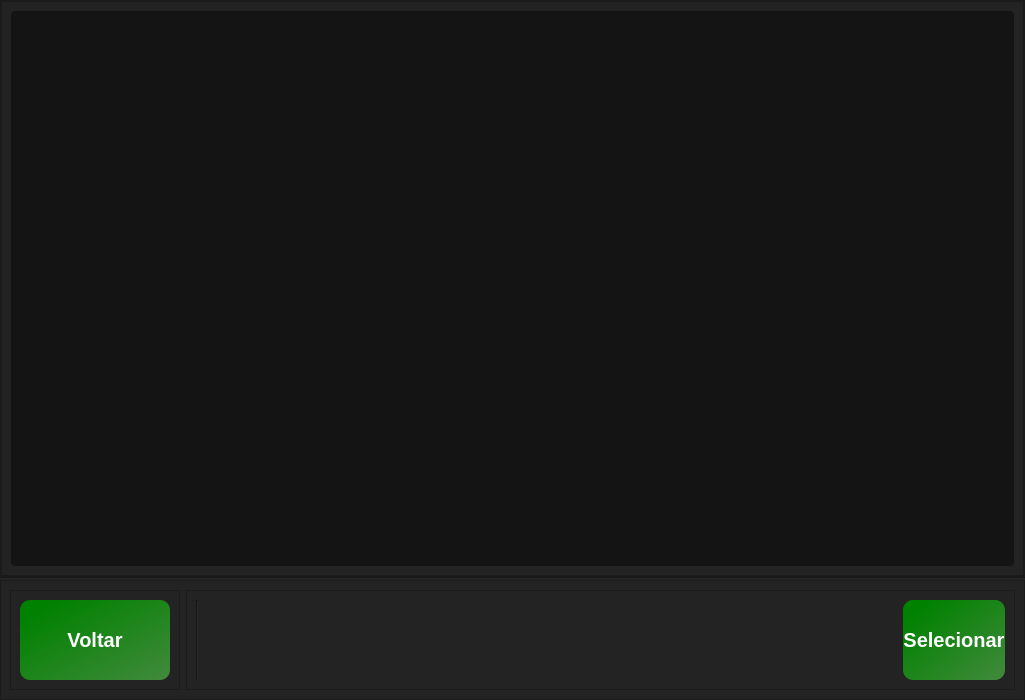
<?xml version="1.0" encoding="UTF-8"?>
<ui version="4.0">
 <class>MainWindow</class>
 <widget class="QMainWindow" name="MainWindow">
  <property name="geometry">
   <rect>
    <x>0</x>
    <y>0</y>
    <width>1025</width>
    <height>700</height>
   </rect>
  </property>
  <property name="minimumSize">
   <size>
    <width>1025</width>
    <height>700</height>
   </size>
  </property>
  <property name="maximumSize">
   <size>
    <width>1025</width>
    <height>700</height>
   </size>
  </property>
  <property name="windowTitle">
   <string>Selecionar alunos</string>
  </property>
  <property name="windowIcon">
   <iconset>
    <normaloff>../../Icons/aluno_icon-removebg-preview.png</normaloff>../../Icons/aluno_icon-removebg-preview.png</iconset>
  </property>
  <property name="styleSheet">
   <string notr="true">background-color: rgb(35, 35,35);</string>
  </property>
  <widget class="QWidget" name="centralwidget">
   <property name="styleSheet">
    <string notr="true">background-color: rgb(35, 35,35);</string>
   </property>
   <layout class="QVBoxLayout" name="verticalLayout">
    <property name="spacing">
     <number>0</number>
    </property>
    <property name="leftMargin">
     <number>0</number>
    </property>
    <property name="topMargin">
     <number>0</number>
    </property>
    <property name="rightMargin">
     <number>0</number>
    </property>
    <property name="bottomMargin">
     <number>0</number>
    </property>
    <item>
     <widget class="QFrame" name="frame_2">
      <property name="styleSheet">
       <string notr="true">background-color: rgb(35, 35,35);</string>
      </property>
      <property name="frameShape">
       <enum>QFrame::StyledPanel</enum>
      </property>
      <property name="frameShadow">
       <enum>QFrame::Raised</enum>
      </property>
      <layout class="QHBoxLayout" name="horizontalLayout">
       <property name="spacing">
        <number>0</number>
       </property>
       <property name="leftMargin">
        <number>0</number>
       </property>
       <property name="topMargin">
        <number>0</number>
       </property>
       <property name="rightMargin">
        <number>0</number>
       </property>
       <property name="bottomMargin">
        <number>0</number>
       </property>
       <item>
        <widget class="QFrame" name="frame_4">
         <property name="styleSheet">
          <string notr="true">background-color: rgb(35, 35,35);</string>
         </property>
         <property name="frameShape">
          <enum>QFrame::StyledPanel</enum>
         </property>
         <property name="frameShadow">
          <enum>QFrame::Raised</enum>
         </property>
         <layout class="QVBoxLayout" name="verticalLayout_4">
          <item>
           <widget class="QTableWidget" name="tabelaAlunos">
            <property name="maximumSize">
             <size>
              <width>1025</width>
              <height>16777215</height>
             </size>
            </property>
            <property name="font">
             <font>
              <pointsize>-1</pointsize>
              <weight>75</weight>
              <bold>true</bold>
             </font>
            </property>
            <property name="styleSheet">
             <string notr="true">QTableWidget{
background-color: rgb(20, 20, 20);
border-radius:4px;
font-size:18px;

font-weight:bold;
color: rgb(255, 255, 255);

}

QHeaderView::section {
    background-color: rgb(255, 255, 255);
    border: none;
    height: 32px;
}

QTableView::item:selected{
	
	background-color: qlineargradient(spread:pad, x1:0, y1:0.017, x2:1, y2:1, stop:0.448864 rgba(52, 111, 25, 255), stop:1 rgba(43, 84, 36, 255));
}</string>
            </property>
            <property name="editTriggers">
             <set>QAbstractItemView::NoEditTriggers</set>
            </property>
            <property name="selectionMode">
             <enum>QAbstractItemView::ExtendedSelection</enum>
            </property>
            <property name="selectionBehavior">
             <enum>QAbstractItemView::SelectRows</enum>
            </property>
            <property name="showGrid">
             <bool>true</bool>
            </property>
            <attribute name="horizontalHeaderDefaultSectionSize">
             <number>110</number>
            </attribute>
            <attribute name="horizontalHeaderMinimumSectionSize">
             <number>110</number>
            </attribute>
            <attribute name="verticalHeaderVisible">
             <bool>false</bool>
            </attribute>
           </widget>
          </item>
         </layout>
        </widget>
       </item>
      </layout>
     </widget>
    </item>
    <item>
     <widget class="Line" name="line">
      <property name="styleSheet">
       <string notr="true">background-color: rgb(35, 35,35);</string>
      </property>
      <property name="orientation">
       <enum>Qt::Horizontal</enum>
      </property>
     </widget>
    </item>
    <item>
     <widget class="QFrame" name="frame">
      <property name="maximumSize">
       <size>
        <width>9898989</width>
        <height>120</height>
       </size>
      </property>
      <property name="styleSheet">
       <string notr="true">background-color: rgb(35, 35,35);</string>
      </property>
      <property name="frameShape">
       <enum>QFrame::StyledPanel</enum>
      </property>
      <property name="frameShadow">
       <enum>QFrame::Raised</enum>
      </property>
      <layout class="QHBoxLayout" name="horizontalLayout_2">
       <item>
        <widget class="QFrame" name="frame_5">
         <property name="maximumSize">
          <size>
           <width>200</width>
           <height>16777215</height>
          </size>
         </property>
         <property name="styleSheet">
          <string notr="true">background-color: rgb(35, 35,35);</string>
         </property>
         <property name="frameShape">
          <enum>QFrame::StyledPanel</enum>
         </property>
         <property name="frameShadow">
          <enum>QFrame::Raised</enum>
         </property>
         <layout class="QVBoxLayout" name="verticalLayout_2">
          <item>
           <widget class="QPushButton" name="btn_fechar">
            <property name="minimumSize">
             <size>
              <width>150</width>
              <height>80</height>
             </size>
            </property>
            <property name="maximumSize">
             <size>
              <width>150</width>
              <height>16777215</height>
             </size>
            </property>
            <property name="font">
             <font>
              <pointsize>-1</pointsize>
              <weight>75</weight>
              <bold>true</bold>
             </font>
            </property>
            <property name="toolTip">
             <string>&lt;html&gt;&lt;head/&gt;&lt;body&gt;&lt;p&gt;&lt;br/&gt;&lt;/p&gt;&lt;/body&gt;&lt;/html&gt;</string>
            </property>
            <property name="styleSheet">
             <string notr="true">
QPushButton{
background-color: qlineargradient(spread:pad, x1:0, y1:0.017, x2:1, y2:1, stop:0.113636 rgba(0, 129, 0, 255), stop:1 rgba(66, 138, 60, 255));
border-radius:10px;
  text-align: center;
   color: #ffffff;
font-size:20px;
font-weight:bold;

}

QPushButton:hover{
background-color: rgb(36, 199, 31);


}

QPushButton:pressed{
  background-color: #3e8e41;

}</string>
            </property>
            <property name="text">
             <string>Voltar</string>
            </property>
            <property name="icon">
             <iconset>
              <normaloff>../../Icons/white_versions/output-onlinepngtools (11).png</normaloff>../../Icons/white_versions/output-onlinepngtools (11).png</iconset>
            </property>
            <property name="iconSize">
             <size>
              <width>30</width>
              <height>30</height>
             </size>
            </property>
           </widget>
          </item>
         </layout>
        </widget>
       </item>
       <item>
        <widget class="QFrame" name="frame_6">
         <property name="styleSheet">
          <string notr="true">background-color: rgb(35, 35,35);</string>
         </property>
         <property name="frameShape">
          <enum>QFrame::StyledPanel</enum>
         </property>
         <property name="frameShadow">
          <enum>QFrame::Raised</enum>
         </property>
         <layout class="QHBoxLayout" name="horizontalLayout_3">
          <item>
           <widget class="Line" name="line_4">
            <property name="orientation">
             <enum>Qt::Vertical</enum>
            </property>
           </widget>
          </item>
          <item>
           <spacer name="horizontalSpacer">
            <property name="orientation">
             <enum>Qt::Horizontal</enum>
            </property>
            <property name="sizeHint" stdset="0">
             <size>
              <width>40</width>
              <height>20</height>
             </size>
            </property>
           </spacer>
          </item>
          <item>
           <widget class="QPushButton" name="btn_selecionar">
            <property name="minimumSize">
             <size>
              <width>80</width>
              <height>80</height>
             </size>
            </property>
            <property name="maximumSize">
             <size>
              <width>235</width>
              <height>16777215</height>
             </size>
            </property>
            <property name="font">
             <font>
              <pointsize>-1</pointsize>
              <weight>75</weight>
              <bold>true</bold>
             </font>
            </property>
            <property name="toolTip">
             <string>&lt;html&gt;&lt;head/&gt;&lt;body&gt;&lt;p&gt;&lt;br/&gt;&lt;/p&gt;&lt;/body&gt;&lt;/html&gt;</string>
            </property>
            <property name="styleSheet">
             <string notr="true">
QPushButton{
background-color: qlineargradient(spread:pad, x1:0, y1:0.017, x2:1, y2:1, stop:0.113636 rgba(0, 129, 0, 255), stop:1 rgba(66, 138, 60, 255));
border-radius:10px;
  text-align: center;
   color: #ffffff;
font-size:20px;
font-weight:bold;

}

QPushButton:hover{
background-color: rgb(36, 199, 31);


}

QPushButton:pressed{
  background-color: #3e8e41;

}</string>
            </property>
            <property name="text">
             <string>Selecionar</string>
            </property>
            <property name="icon">
             <iconset>
              <normaloff>../../Icons/white_versions/output-onlinepngtools (12).png</normaloff>../../Icons/white_versions/output-onlinepngtools (12).png</iconset>
            </property>
            <property name="iconSize">
             <size>
              <width>80</width>
              <height>35</height>
             </size>
            </property>
           </widget>
          </item>
         </layout>
        </widget>
       </item>
      </layout>
     </widget>
    </item>
   </layout>
  </widget>
 </widget>
 <resources/>
 <connections/>
</ui>
